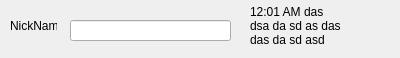
<?xml version="1.0" encoding="UTF-8"?>
<ui version="4.0">
 <class>MessageItem</class>
 <widget class="QWidget" name="MessageItem">
  <property name="geometry">
   <rect>
    <x>0</x>
    <y>0</y>
    <width>400</width>
    <height>58</height>
   </rect>
  </property>
  <property name="windowTitle">
   <string>MessageItem</string>
  </property>
  <widget class="QLabel" name="labelAva">
   <property name="geometry">
    <rect>
     <x>10</x>
     <y>10</y>
     <width>47</width>
     <height>31</height>
    </rect>
   </property>
   <property name="text">
    <string>NickName</string>
   </property>
  </widget>
  <widget class="QLabel" name="labelTime">
   <property name="geometry">
    <rect>
     <x>250</x>
     <y>0</y>
     <width>91</width>
     <height>51</height>
    </rect>
   </property>
   <property name="maximumSize">
    <size>
     <width>200</width>
     <height>200</height>
    </size>
   </property>
   <property name="text">
    <string>12:01 AM das dsa da sd as das das da sd asd</string>
   </property>
   <property name="wordWrap">
    <bool>true</bool>
   </property>
  </widget>
  <widget class="QLineEdit" name="txtChat">
   <property name="geometry">
    <rect>
     <x>70</x>
     <y>20</y>
     <width>161</width>
     <height>21</height>
    </rect>
   </property>
  </widget>
 </widget>
 <layoutdefault spacing="6" margin="11"/>
 <resources/>
 <connections/>
</ui>
